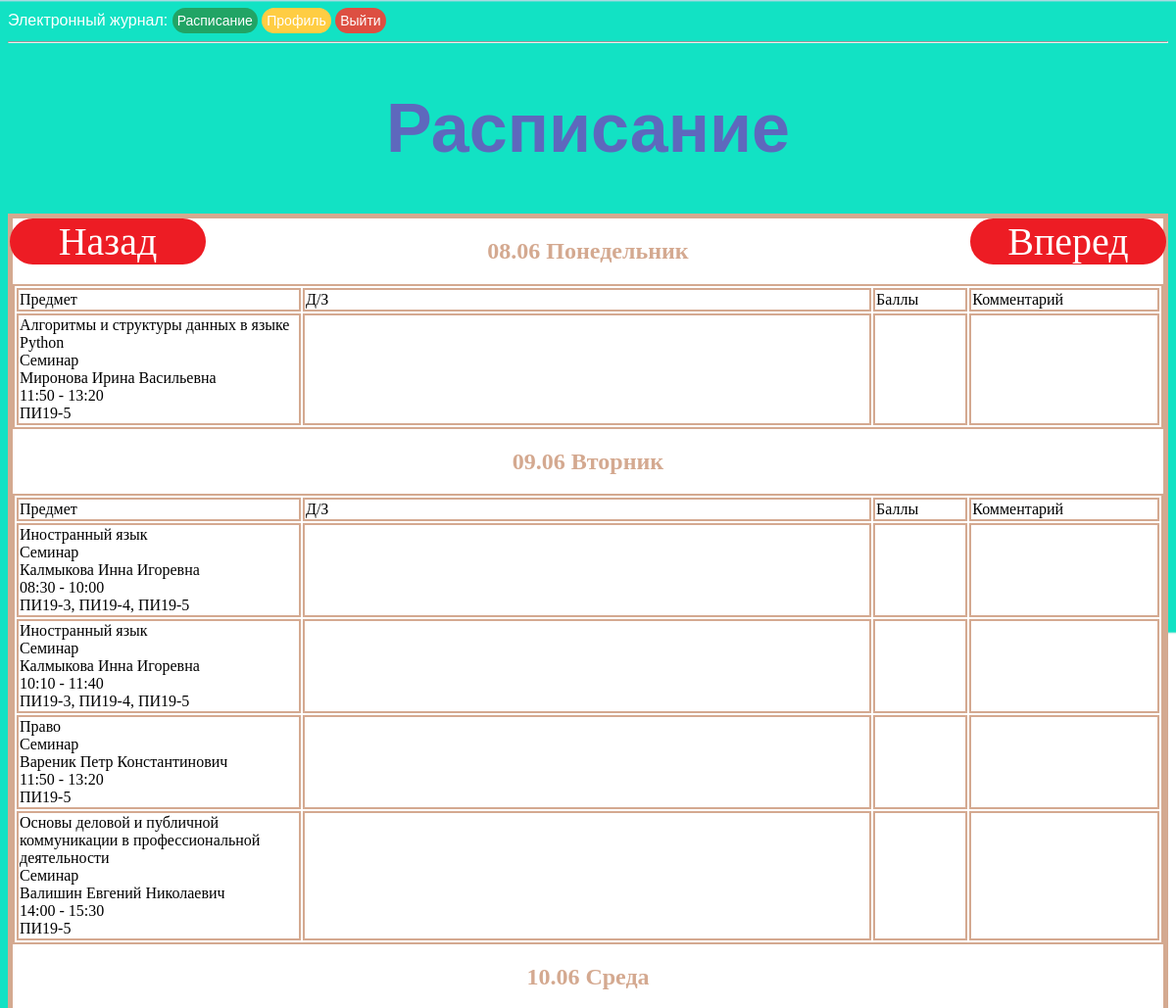
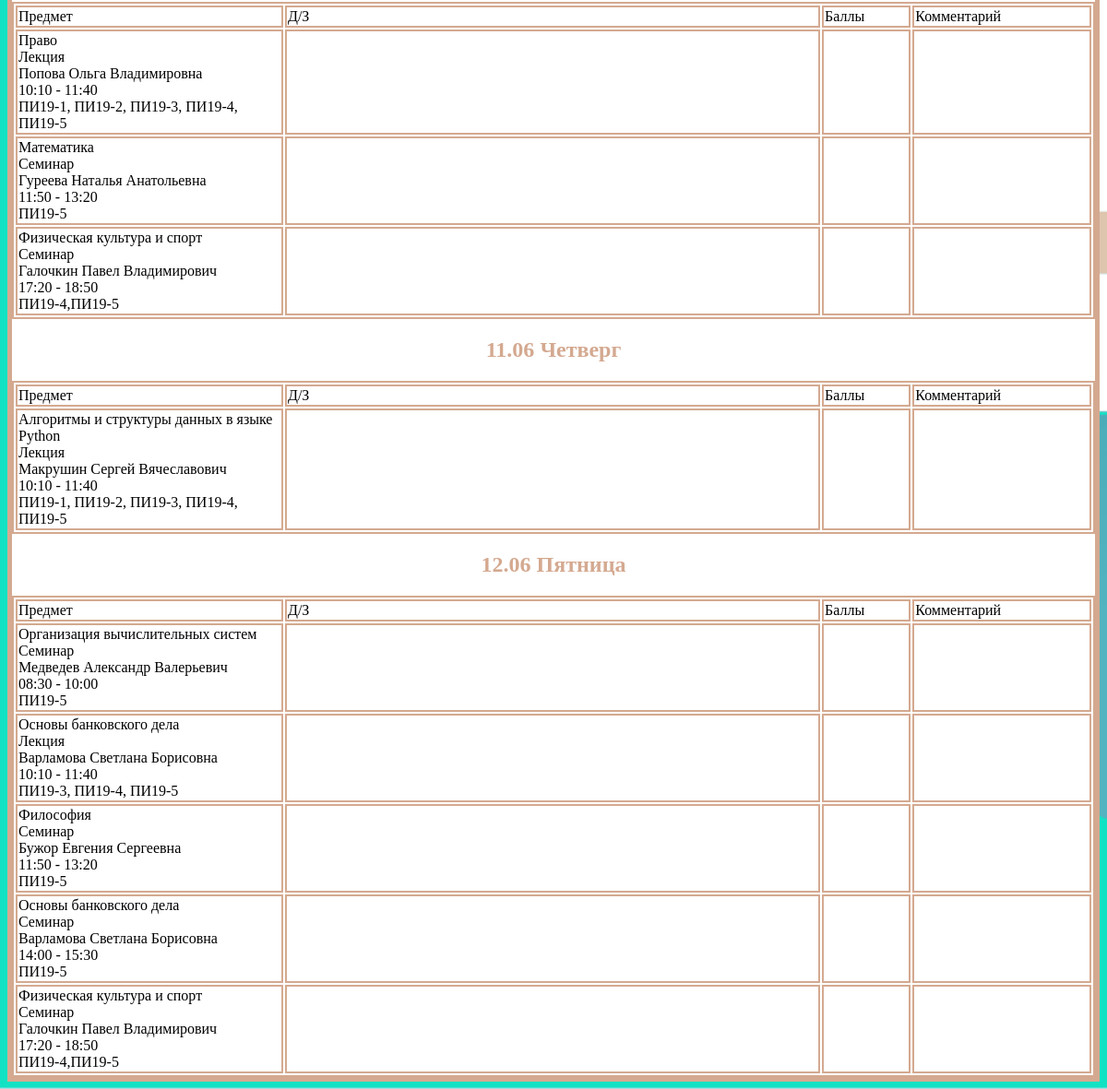
Page /schedule_stud/2020-06-09 (signed in) on the committed database (2 pictures, top to bottom).
### app/models.py (models this page shows, shortened)
class User(UserMixin, db.Model):
    id = db.Column(db.Integer, primary_key=True)
    priority = db.Column(db.String(64))
    surname = db.Column(db.String(64), index=True)
    name = db.Column(db.String(64), index=True)
    patronymic = db.Column(db.String(64), index=True)
    email = db.Column(db.String(120), index=True, unique=True)
    phone = db.Column(db.Integer, index=True, unique=True)
    groups = db.Column(db.String(60), index=True)
    password_hash = db.Column(db.String(128))
    about_me = db.Column(db.String(140))
    last_seen = db.Column(db.DateTime, default=datetime.today)
    @login.user_loader
    def load_user(id):
        return User.query.get(int(id))

class Schedule(db.Model):
    id = db.Column(db.Integer, primary_key=True)
    date = db.Column(db.DateTime, index=True)
    prepod_id = db.Column(db.Integer, index=True)
    zan_type = db.Column(db.String(12), index=True)
    groups = db.Column(db.String(10), index=True)
    dz = db.Column(db.String(140))
    grades = db.relationship('Grades', backref='schedule', lazy='dynamic')

### app/routes.py (the view)
@app.route('/schedule_stud/<cur_week>', methods=['GET', 'POST'])
@login_required
def schedule_stud(cur_week):
    if current_user.priority == 'Студент':
        cur_week = check_date(cur_week)
        dates = cur_week - timedelta(days=cur_week.weekday())
        d = dict(zip(range(5), ('Понедельник', 'Вторник', 'Среда', 'Четверг', 'Пятница')))
        list_zan = []
        for i in range(5):
            zan = filter(lambda x: current_user.groups in x.groups,
                         Schedule.query.filter(
                             and_(dates < Schedule.date, Schedule.date < dates + timedelta(days=1))).order_by(
                             Schedule.date).all())
            attr = [dates.strftime('%d.%m'), d[dates.weekday()]]
            for j in zan:
                prepod = User.query.filter_by(id=j.prepod_id).first()
                grade = j.grades.filter_by(user_id=current_user.id).first()
                comment = ''
                if grade:
                    comment = grade.comment
                    grade = grade.grade
                attr.append([prepod.groups, j.zan_type, f'{prepod.surname} {prepod.name} {prepod.patronymic}',
                             f'{j.date.time().strftime("%H:%M")} - {(j.date + timedelta(minutes=90)).time().strftime("%H:%M")}',
                             j.groups, j.dz, grade, comment])
            list_zan.append(attr)
            dates += timedelta(days=1)
        return render_template('schedule_stud.html', list_zan=list_zan, go_next=cur_week + timedelta(weeks=1),
                               go_back=cur_week - timedelta(weeks=1))
    else:
        return redirect(url_for('journal'))

### app/routes.py (called while the page is built)
@app.before_request
def before_request():
    if current_user.is_authenticated:
        current_user.last_seen = datetime.today()
        db.session.commit()

def check_date(cur):
    return datetime.now().date() if cur == 'cur_week' else datetime(*map(int, cur.split()[0].split('-'))).date()

### app/templates/schedule_stud.html (shortened to what this page needs)
<!DOCTYPE html>
{% extends "base.html" %}
{% block content%}
<html lang="en">
<head>
</head>
<body>
<h1>Расписание</h1>
<div class="schedule">
    <a class="butt_win" id="go_back" href="{{url_for('schedule_stud', cur_week=go_back)}}" style="position:absolute; top:203px;left:10px;">Назад</a>
    <a class="butt_win" id="go_next" href="{{url_for('schedule_stud', cur_week=go_next)}}" style="position:absolute; top:203px;right:10px;">Вперед</a>
    {% for att in list_zan %}
    <h2>{{att[0]}} {{att[1]}}</h2>
    <table width="100%">
        <tr>
            <td width="25%">Предмет</td>
            <td width="50%">Д/З</td>
            <td>Баллы</td>
            <td>Комментарий</td>
        </tr>
        {% for g in range(2, att|length )%}
            <tr>
                <td>
                    {% for i in range(5) %}
                        {{ att[g][i] }}<br>
                    {% endfor %}
                </td>
                {% for i in range(5, 8) %}
                <td style="text-align: center;">{%if att[g][i] %}{{att[g][i]}}{% endif %}</td>
                {% endfor %}
            </tr>
        {%endfor%}
    </table>
    {% endfor %}
</div>
</body>
</html>
{% endblock %}

### app/static/css/style.css (style rules this page uses)
body { background-color: azure }
h1 { color: #5e68bd; text-align: center; font-size: 70px; font-family: arial; }
h2 { color:#d4a990; font-family: calibri; text-align: center; }
td, table, tr, .schedule { border: 2px solid #d4a990; color:black; font-family: calibri; background:white; }
.schedule { margin-top: 5%; border: 5px solid #d4a990; margin: 0 auto; }
.butt_win { margin-top:20px; text-align:center; width: 200px; user-select: none; background:#ed1c24; border-radius: 50px; color:white; text-decoration: none; user-select: none; outline: none; font-size: 40px; }
body { background: url("/static/images/background-min.png"); color:#fff ; background-attachment: scroll; background-repeat: repeat-x; background-size:cover; }

### rows in the picture
User: groups "Алгоритмы и структуры данных в языке Python"
Schedule: zan_type "Семинар" "ПИ19-5"
User: groups "Иностранный язык" "Иностранный язык"
Schedule: zan_type "Семинар" "ПИ19-3, ПИ19-4, ПИ19-5"
Schedule: zan_type "Семинар" "ПИ19-3, ПИ19-4, ПИ19-5"
User: groups "Право"
Schedule: zan_type "Семинар" "ПИ19-5"
User: groups "Основы деловой и публичной коммуникации в профессиональной деятельности"
Schedule: zan_type "Семинар" "ПИ19-5"
User: groups "Право"
Schedule: zan_type "Лекция" "ПИ19-1, ПИ19-2, ПИ19-3, ПИ19-4, ПИ19-5"
User: groups "Математика"
Schedule: zan_type "Семинар" "ПИ19-5"
User: groups "Физическая культура и спорт" "Физическая культура и спорт"
Schedule: zan_type "Семинар" "ПИ19-4,ПИ19-5"
User: groups "Алгоритмы и структуры данных в языке Python"
Schedule: zan_type "Лекция" "ПИ19-1, ПИ19-2, ПИ19-3, ПИ19-4, ПИ19-5"
User: groups "Организация вычислительных систем"
Schedule: zan_type "Семинар" "ПИ19-5"
User: groups "Основы банковского дела" "Основы банковского дела"
Schedule: zan_type "Лекция" "ПИ19-3, ПИ19-4, ПИ19-5"
User: groups "Философия"
Schedule: zan_type "Семинар" "ПИ19-5"
Schedule: zan_type "Семинар" "ПИ19-5"
Schedule: zan_type "Семинар" "ПИ19-4,ПИ19-5"

### other values in the picture
{{ att[0] }} "08.06" "09.06" "10.06" "11.06" "12.06"
{{ att[1] }} "Понедельник" "Вторник" "Среда" "Четверг" "Пятница"
{{ att[g][i] }} "Миронова Ирина Васильевна" "11:50 - 13:20" "Калмыкова Инна Игоревна" "08:30 - 10:00" "Калмыкова Инна Игоревна" "10:10 - 11:40" "Вареник Петр Константинович" "11:50 - 13:20" "Валишин Евгений Николаевич" "14:00 - 15:30" "Попова Ольга Владимировна" "10:10 - 11:40" "Гуреева Наталья Анатольевна" "11:50 - 13:20" "Галочкин Павел Владимирович" "17:20 - 18:50" "Макрушин Сергей Вячеславович" "10:10 - 11:40" "Медведев Александр Валерьевич" "08:30 - 10:00" "Варламова Светлана Борисовна" "10:10 - 11:40" "Бужор Евгения Сергеевна" "11:50 - 13:20" "Варламова Светлана Борисовна" "14:00 - 15:30" "Галочкин Павел Владимирович" "17:20 - 18:50"
